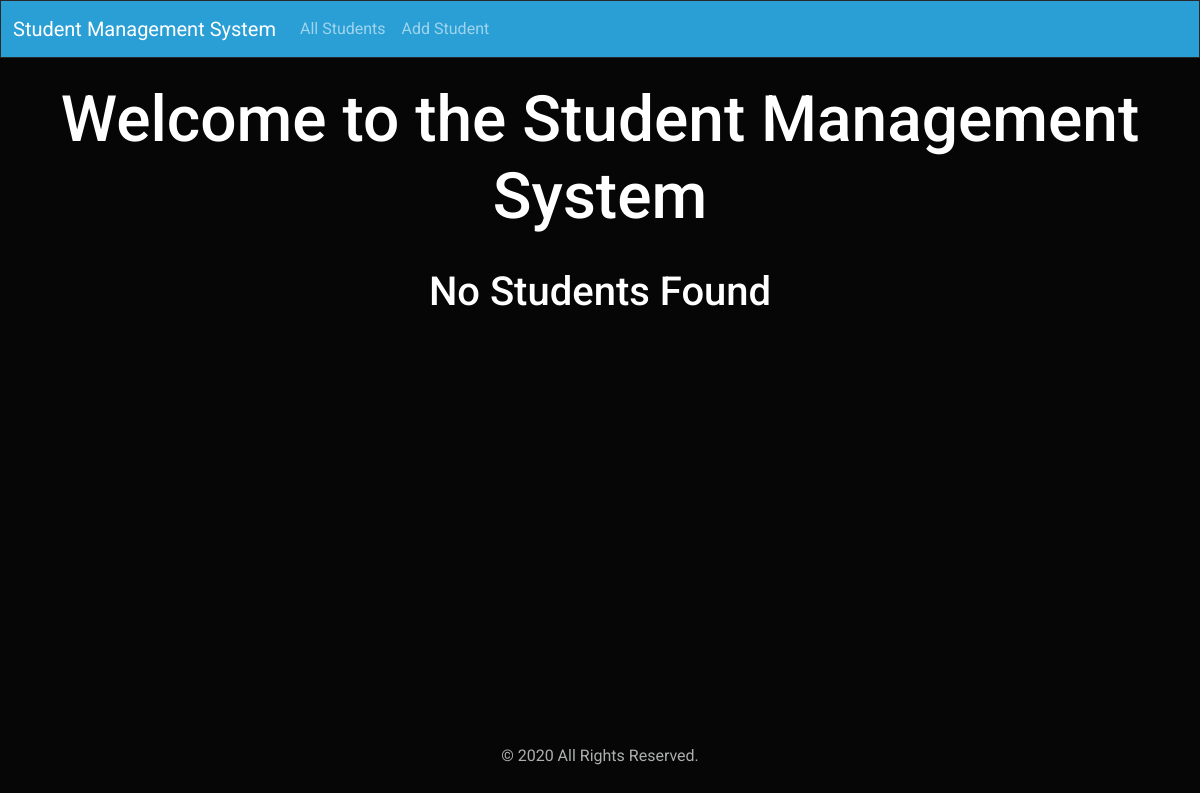
The app's page /, older data.
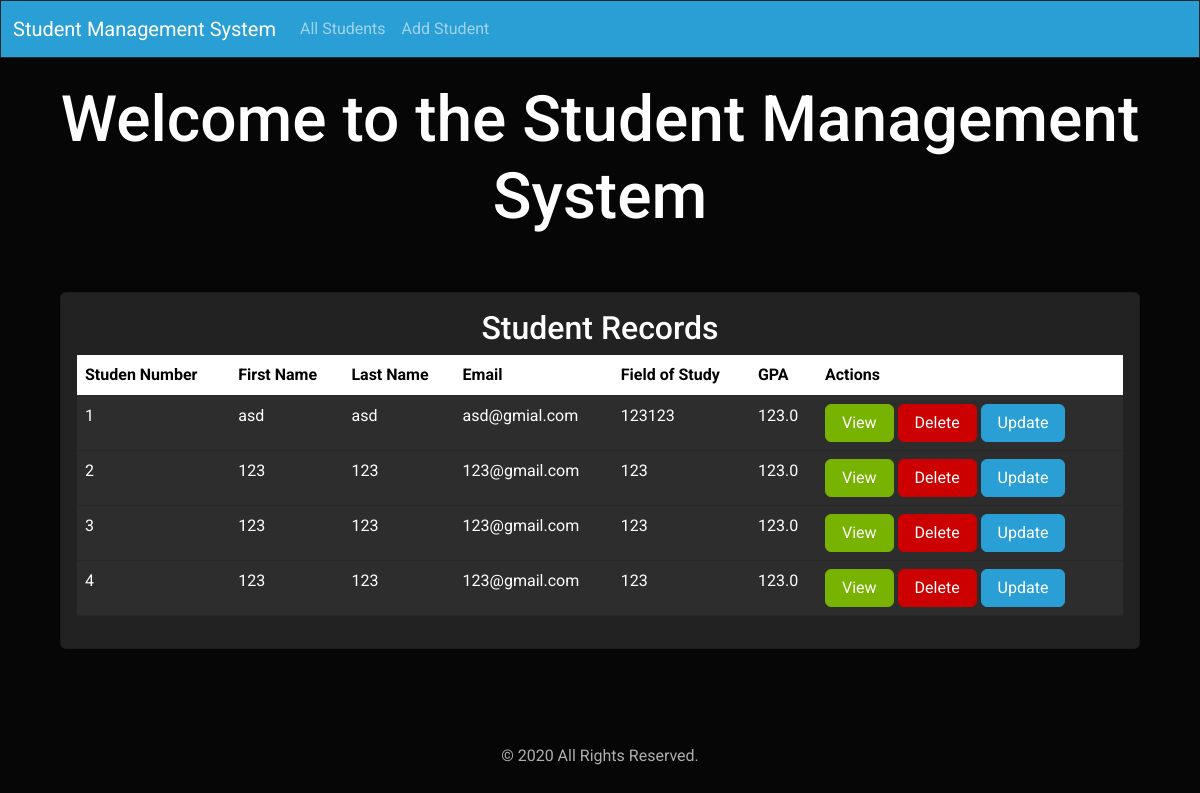
The same page, newer data.
### students/models.py (models this page shows, shortened)
class Students(models.Model):
    student_number = models.PositiveBigIntegerField()
    first_name = models.CharField(max_length=50)
    last_name = models.CharField(max_length=50)
    email = models.EmailField(max_length=50, null=True)
    field_of_study = models.CharField(max_length=50)
    gpa = models.FloatField()

### students/views.py (the view)
# urls.py: path('', views.index, name='index'),
def index(request): return render(request, 'students/index.html',
                                  {'students': Students.objects.all()})

### students/templates/students/index.html (shortened to what this page needs)
{% load static %}
<!DOCTYPE html>
<html lang="en">
  <head>
    <link
      type="text/css"
      href="{% static '/css/bootstrap.min.css' %}"
      rel="stylesheet"
    />
  </head>
  <body class="min-vh-100 d-flex flex-column">
    {% include 'students/navbar.html' %} {% block content %}
    <div class="container-fluid">
      <h1 class="text-center mt-4">Welcome to the Student Management System</h1>
      <div class="row">
        <div class="col-md-12">
          {% if students %}
          <div class="card text-white bg-light m-5">
            <div class="card-body">
              <h4 class="card-title text-center">Student Records</h4>
              <div class="table-responsive">
                <table class="table table-hover">
                  <thead class="bg-white text-black">
                    <tr>
                      <th scope="col">Studen Number</th>
                      <th scope="col">First Name</th>
                      <th scope="col">Last Name</th>
                      <th scope="col">Email</th>
                      <th scope="col">Field of Study</th>
                      <th scope="col">GPA</th>
                      <th scope="col">Actions</th>
                    </tr>
                  </thead>
                  <tbody>
                    {% for student in students %}
                    <tr>
                      <td>{{ student.student_number }}</td>
                      <td>{{ student.first_name }}</td>
                      <td>{{ student.last_name }}</td>
                      <td>{{ student.email }}</td>
                      <td>{{ student.field_of_study }}</td>
                      <td>{{ student.gpa }}</td>
                      <td>
                        <a href="{% url 'student_details' student.id %}"
                          ><button class="btn btn-success">View</button></a
                        >
                        <a href="{% url 'student_delete' student.id %}"
                          ><button class="btn btn-danger">Delete</button></a
                        >
                        <a href="{% url 'edit_student' student.id %}"
                          ><button class="btn btn-primary">Update</button></a
                        >
                      </td>
                    </tr>
                    {% endfor %}
                  </tbody>
                </table>
              </div>
            </div>
          </div>
          {%else%}
          <h3 class="text-center mt-4">No Students Found</h3>
          {%endif%}
        </div>
      </div>
    </div>
    {% endblock %} {% include 'students/footer.html' %}
  </body>
</html>

### students/templates/students/navbar.html (shortened to what this page needs)
<nav class="navbar navbar-expand-lg navbar-dark bg-primary">
  <div class="container-fluid">
    <a class="navbar-brand" href="{% url 'index'%}"
      >Student Management System</a
    >
    <div class="collapse navbar-collapse" id="navbarColor01">
      <ul class="navbar-nav me-auto">
        <li class="nav-item">
          <a class="nav-link" href="{% url 'index'%}">All Students</a>
        </li>
        <li class="nav-item">
          <a class="nav-link" href="{% url 'add_student' %}">Add Student</a>
        </li>
      </ul>
    </div>
  </div>
</nav>

### students/templates/students/footer.html
<footer class="mt-auto mb-3">
  <div class="text-center">
    <p>© 2020 All Rights Reserved.</p>
  </div>
</footer>

Row changes from the older to the newer data that the page shows:
added Students: student_number "1", first_name "asd", last_name "asd", email "asd@gmial.com", field_of_study "123123", gpa "123.0"
added Students: student_number "2", first_name "123", last_name "123", email "123@gmail.com", field_of_study "123", gpa "123.0"
added Students: student_number "3", first_name "123", last_name "123", email "123@gmail.com", field_of_study "123", gpa "123.0"
added Students: student_number "4", first_name "123", last_name "123", email "123@gmail.com", field_of_study "123", gpa "123.0"
Text that changed along with them:
text no longer shown: "No Students Found"
text now shown: "Student Records Studen Number First Name Last Name Email Field of Study GPA Actions"
